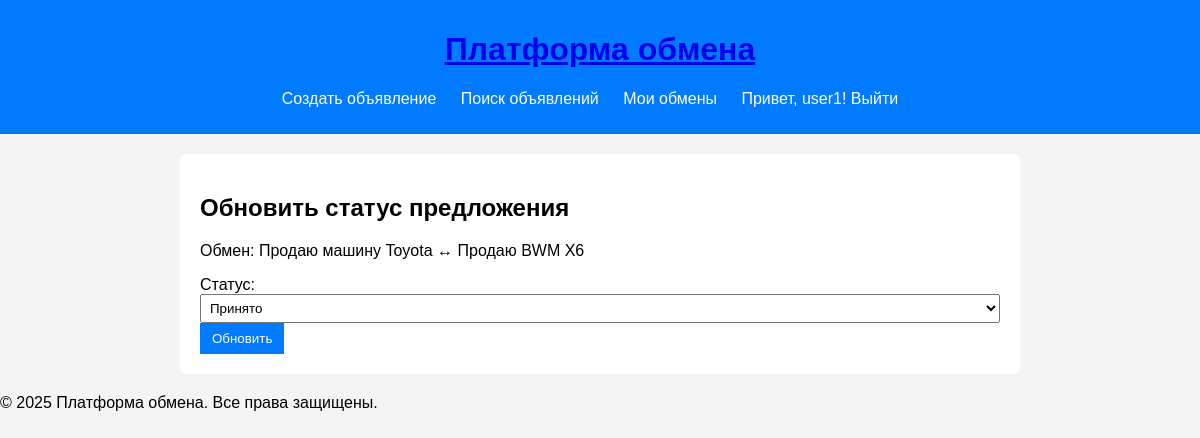
Screenshot of /exchange/update/4/ (signed in) with the database file from the repository.
### app/models.py (models this page shows, shortened)
class ExchangeOffer(models.Model):
    sender = models.ForeignKey(User, on_delete=models.CASCADE)
    post_sender = models.ForeignKey(Product, related_name="sent_offers", on_delete=models.CASCADE)
    post_receiver = models.ForeignKey(Product, related_name="received_offers", on_delete=models.CASCADE)
    comment = models.TextField(blank=True)
    status = models.CharField(max_length=20,
                            choices=[('pending', 'Ожидает'), ('accepted', 'Принят'), ('declined', 'Отклонен')],
                            default='pending'
    )
    created_at = models.DateTimeField(auto_now_add=True)

class Product(models.Model):
    user = models.ForeignKey(User, on_delete=models.CASCADE)
    title = models.CharField(max_length=255)
    description = models.TextField()
    photo = models.URLField(blank=True, null=True)
    category = models.CharField(max_length=50)
    condition = models.CharField(max_length=50, choices=[('new', 'Новый'), ('used', 'БУ')])
    created_at = models.DateTimeField(auto_now_add=True)
    is_active = models.BooleanField(default=True)

### app/views.py (the view, shortened to what this page needs)
# urls.py: path('exchange/update/<int:offer_id>/', views.update_exchange, name='update_exchange'),
@login_required
def update_exchange(request, offer_id):
    offer = get_object_or_404(ExchangeOffer, id=offer_id, post_receiver__user=request.user)
    return render(request, 'app/update_exchange.html', {'offer': offer})

### app/templates/app/update_exchange.html (shortened to what this page needs)
{% extends "app/base.html" %}
{% block content %}
<h2>Обновить статус предложения</h2>
<p>Обмен: {{ offer.post_sender.title }} ↔ {{ offer.post_receiver.title }}</p>
<form method="POST">
    <label>Статус:</label>
    <select name="status">
        <option value="accepted">Принято</option>
    </select>
    <button type="submit">Обновить</button>
</form>
{% endblock %}

### app/templates/app/base.html (shortened to what this page needs)
{% load static %}
<!DOCTYPE html>
<html lang="ru">
<head>
    <link rel="stylesheet" href="{% static 'app/css/styles.css' %}">
</head>
<body>
    <header>
        <h1><a href="{% url 'home' %}">Платформа обмена</a></h1>
        <nav>
            <ul>
                <li><a href="{% url 'create_post' %}">Создать объявление</a></li>
                <li><a href="{% url 'search_post' %}">Поиск объявлений</a></li>
                <li><a href="{% url 'exchange_list' %}">Мои обмены</a></li>
                {% if user.is_authenticated %}
                    <li>Привет, {{ user.username }}! <a href="{% url 'logout' %}">Выйти</a></li>
                {% else %}
                    <li><a href="{% url 'login' %}">Войти</a></li>
                    <li><a href="{% url 'signup' %}">Регистрация</a></li>
                {% endif %}
            </ul>
        </nav>
    </header>
    <main>
        {% block content %} {% endblock %}
    </main>
    <footer>
        <p>© 2025 Платформа обмена. Все права защищены.</p>
    </footer>
</body>
</html>

### app/static/app/css/styles.css (style rules this page uses)
body { font-family: Arial, sans-serif; background-color: #f4f4f4; margin: 0; padding: 0; }
header { background-color: #007bff; color: white; padding: 10px; text-align: center; }
nav ul { list-style: none; padding: 0; }
nav ul li { display: inline; margin-right: 20px; }
nav ul li a { color: white; text-decoration: none; }
main { max-width: 800px; margin: 20px auto; background: white; padding: 20px; border-radius: 5px; }
button { background-color: #007bff; color: white; padding: 8px 12px; border: none; cursor: pointer; }
input, textarea, select { padding: 5px; width: 100%; }

### rows the page displays
ExchangeOffer: post_sender "Продаю машину Toyota", post_receiver "Продаю BWM X6"

### other values shown
{{ user.username }} "user1"
